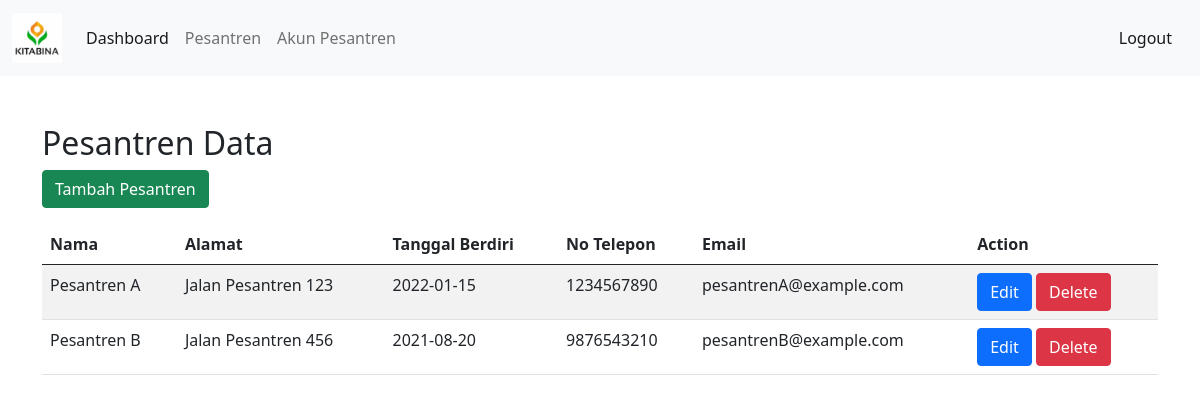
The page /public/yayasan/pesantren.php (signed in) on the database its author committed.
### tables this page shows
CREATE TABLE `pesantren` (
  `id` int(11) NOT NULL,
  `nama` varchar(255) NOT NULL,
  `alamat` text DEFAULT NULL,
  `tanggal_berdiri` date DEFAULT NULL,
  `no_telepon` varchar(20) DEFAULT NULL,
  `email` varchar(255) DEFAULT NULL
);

### public/yayasan/pesantren.php (the view, shortened to what this page needs)
<?php
    require_once('header.php');
?>
<div class="container mt-5">
    <h2>Pesantren Data</h2>
    <a href="tambah_pesantren.php" class="btn btn-success mb-3">Tambah Pesantren</a>
    <table class="table table-striped">
        <thead>
            <tr>
                <th>Nama</th>
                <th>Alamat</th>
                <th>Tanggal Berdiri</th>
                <th>No Telepon</th>
                <th>Email</th>
                <th>Action</th>
            </tr>
        </thead>
        <tbody>
            <?php
            include('../../config.php');
            $sql = "SELECT * FROM pesantren";
            $result = $mysqli->query($sql);
            while ($row = $result->fetch_assoc()) {
                echo "<tr>";
                echo "<td>{$row['nama']}</td>";
                echo "<td>{$row['alamat']}</td>";
                echo "<td>{$row['tanggal_berdiri']}</td>";
                echo "<td>{$row['no_telepon']}</td>";
                echo "<td>{$row['email']}</td>";
                echo "<td>
                    <a href='update_pesantren.php?id={$row['id']}' class='btn btn-primary'>Edit</a>
                    <a href='hapus_pesantren.php?id={$row['id']}' class='btn btn-danger'>Delete</a>
                </td>";
                echo "</tr>";
            }
            ?>
        </tbody>
    </table>
</div>
<?php
    require_once('../footer.php');
?>

### public/head.php (shortened to what this page needs)
<!DOCTYPE html>
<html lang="en">
<head>
    <link href="https://cdn.jsdelivr.net/npm/bootstrap@5.0.2/dist/css/bootstrap.min.css" rel="stylesheet">
    <link rel="stylesheet" href="assets/css/index.css">
</head>
<body>

### public/yayasan/header.php (shortened to what this page needs)
<?php
require_once('../head.php');
?>
<nav class="navbar navbar-expand-lg navbar-light bg-light">
  <div class="container-fluid">
    <a class="navbar-brand" href="dashboard.php"><img src="../assets/images/logo.jpg" alt="Logo" width="50" height="50"></a>
    <div class="collapse navbar-collapse" id="navbarText">
      <ul class="navbar-nav me-auto mb-2 mb-lg-0">
        <li class="nav-item">
          <a class="nav-link active" aria-current="page" href="dashboard.php">Dashboard</a>
        </li>
        <li class="nav-item">
          <a class="nav-link" href="pesantren.php">Pesantren</a>
        </li>
        <li class="nav-item">
          <a class="nav-link" href="akun_pesantren.php">Akun Pesantren</a>
        </li>
      </ul>
      <span class="navbar-text">
        <a class="nav-link" href="logout.php">Logout</a>
      </span>
    </div>
  </div>
</nav>

### public/footer.php (shortened to what this page needs)
</body>
</html>

### rows shown on the page
pesantren: nama "Pesantren A", alamat "Jalan Pesantren 123", tanggal_berdiri "2022-01-15", no_telepon "1234567890", email "pesantrenA@example.com"
pesantren: nama "Pesantren B", alamat "Jalan Pesantren 456", tanggal_berdiri "2021-08-20", no_telepon "9876543210", email "pesantrenB@example.com"
